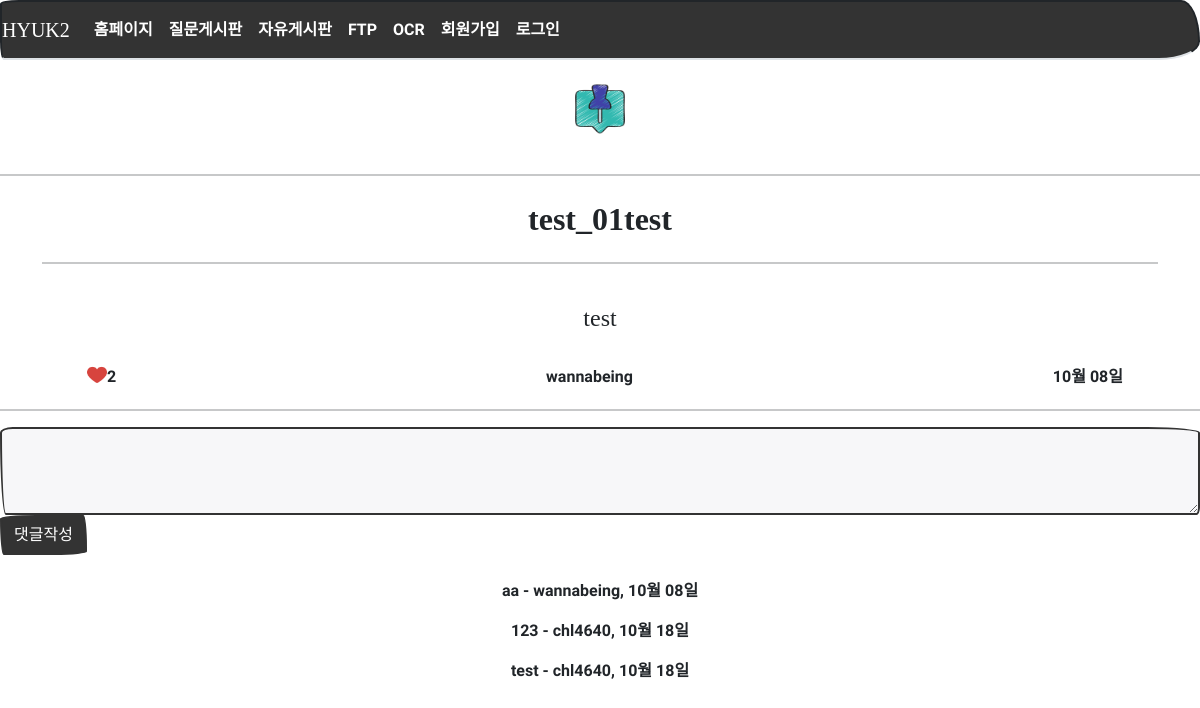
Before: /board/detail/3/ with the older database file.
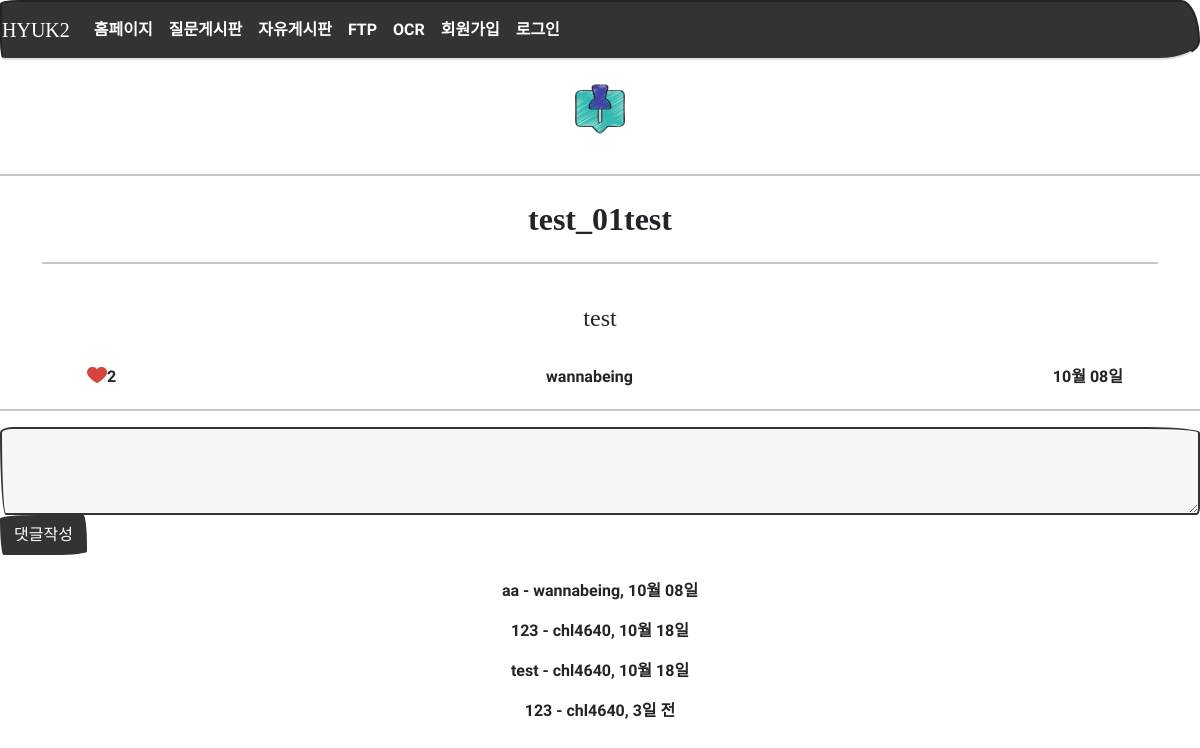
After: the same page with the newer database file.
### models.py (models this page shows)
class Board(db.Model):
    id = db.Column(db.Integer, primary_key=True)
    subject = db.Column(db.String(200), nullable=False)
    content = db.Column(db.Text(), nullable=False)
    create_date = db.Column(db.DateTime(), nullable=False)
    user_id = db.Column(db.Integer, db.ForeignKey('user.id', ondelete='CASCADE'), nullable=False)
    user = db.relationship('User', backref=db.backref('board_set'))  # 나중에 자신이 작성한 글을 user.board_set 으로 참조할 수 있다.
    modify_date = db.Column(db.DateTime(), nullable=True)
    hits = db.Column(db.Integer, nullable=False, default='0')
    voter = db.relationship('User', secondary=board_voter, backref=db.backref('board_voter_set'))

class User(db.Model):
    id = db.Column(db.Integer, primary_key=True)    # id는 자동으로 증가하는 User 모델의 기본키
    username = db.Column(db.String(150), unique=True, nullable=False)  # 아이디
    password = db.Column(db.String(200), nullable=False)
    name = db.Column(db.String(150), nullable=False)  # 실명
    email = db.Column(db.String(120), unique=True, nullable=False)
    fir_joo = db.Column(db.String(6), nullable=False)  # 주민번호 앞자리
    sec_joo = db.Column(db.String(7), nullable=False)  # 주민번호 뒷자리
    tel = db.Column(db.String(50), nullable=False)  # 휴대폰 번호

class Comment(db.Model):
    id = db.Column(db.Integer, primary_key=True)
    user_id = db.Column(db.Integer, db.ForeignKey('user.id', ondelete='CASCADE'), nullable=False)
    user = db.relationship('User', backref=db.backref('comment_set'))
    content = db.Column(db.Text(), nullable=False)
    create_date = db.Column(db.DateTime(), nullable=False)
    modify_date = db.Column(db.DateTime())
    board_id = db.Column(db.Integer, db.ForeignKey('board.id', ondelete='CASCADE'), nullable=True)
    board = db.relationship('Board', backref=db.backref('comment_set'))
    answer_id = db.Column(db.Integer, db.ForeignKey('answer.id', ondelete='CASCADE'), nullable=True)
    answer = db.relationship('Answer', backref=db.backref('comment_set'))
    voter = db.relationship('User', secondary=comment_voter, backref=db.backref('comment_voter_set'))

### views/board_views.py (the view)
@bp.route('/detail/<int:board_id>/')
def detail(board_id):
    form = BoardForm()
    board = Board.query.get_or_404(board_id)
    board.hits += 1
    db.session.add(board)
    db.session.commit()
    return render_template('board/board_detail.html', board=board, form=form)

### forms.py
class BoardForm(FlaskForm):
    subject = StringField('제목', validators=[DataRequired('제목을 입력하세용')])
    content = TextAreaField('내용', validators=[DataRequired('내용을 입력하세용')])

### filter.py (called while the page is built)
def format_datetime(value, fmt='%m월 %d일'):
    now = datetime.now()
    time = now - value
    if time < timedelta(minutes=1):
        return '방금 전'
    elif time < timedelta(hours=1):
        return str(int(time.seconds / 60)) + '분 전'
    elif time < timedelta(days=1):
        return str(int(time.seconds / 3600)) + '시간 전'
    elif time < timedelta(days=7):
        time = datetime.now().date() - value.date()
        return str(time.days) + '일 전'
    else:
        return value.strftime(fmt)

### views/login_views.py (called while the page is built)
@bp.before_app_request
def logged_in_user():
    user_id = session.get('user_id')
    if user_id is None:
        g.user = None
    else:
        g.user = User.query.get(user_id)

### templates/board/board_detail.html (shortened to what this page needs)
{% extends 'base.html' %}
{% block content %}
        <div>
  	        <center>
  	            <br>
  	            <img src="{{ url_for('static',filename='images/board.png') }}"
                     width="50" style="margin-left: auto; margin-right: auto; display: block;" />
  	            <br>
  	        <hr width="100%" color="black" />
  	    </div>
<div class="container my-3 text-center">
    <h2 class="py-2" style="font-weight:bolder">{{ board.subject }}</h2>
    <hr width="100%" color="black" /><br>
        <h4>{{ board.content }}</h4> <br>
        <div class="d-flex justify-content-between detail_q_title">
            <div class="d-flex" style="margin: 0px 10px">
                    {% if board.voter|length > 0 %}
                    <a href="#" class="recommend" data-uri="{{ url_for('vote.board', board_id=board.id) }}">
                        <img src="{{ url_for('static',filename='images/after_like.png') }}"
                        width="20" style="margin-left: auto; margin-right: auto; display: block;" />
                    </a>
                    {% else %}
                    <a href="#" class="recommend" data-uri="{{ url_for('vote.board', board_id=board.id) }}">
                        <img src="{{ url_for('static',filename='images/before_like.png') }}"
                        width="20" style="margin-left: auto; margin-right: auto; display: block;" />
                    </a>
                    {% endif %}
                    <div class="bg-light text-center font-weight-bolder mb-1">{{ board.voter|length }}</div>
            </div>
            <div class="d-flex">
            {{ board.user.username }}
            </div>
            <div class="d-flex">
            {% if board.modify_date %}
                <p>{{ board.modify_date|datetime }}(수정)</p>
            {% else %}
                {{ board.create_date|datetime }}
            {% endif %}
            </div>
        </div>
</div>
<hr width="100%" color="black" />
<form action="{{ url_for('comment.create_board', board_id=board.id) }}" method="post" class="my-3">
        <div class="form-group">
            <textarea {% if not g.user %}disabled{% endif %}
                    name="content" id="content" class="form-control" rows="3"></textarea>
        </div>
        <input type="submit" value="댓글작성" class="btn btn-primary center">
    </form>
{% if board.comment_set|length > 0 %}
<div class="my-3 text-center">
    {% for comment in board.comment_set %}
    <div class="py-2">
        <span style="white-space: pre-line;">{{ comment.content }}</span>
        <span>
            - {{ comment.user.username }}, {{ comment.create_date|datetime }}
        </span>
    </div>
    {% endfor %}
</div>
{% endif %}
<br><br>
{% endblock %}

### templates/base.html (shortened to what this page needs)
<!doctype html>
<html lang="utf-8">
<head>
    <link rel="stylesheet" href="{{ url_for('static', filename='bootstrap.min.css') }}">
    <link rel="stylesheet" href="{{ url_for('static', filename='css/style.css') }}">
    <link rel="stylesheet" type="text/css" href="https://cdn.jsdelivr.net/gh/moonspam/NanumSquare@1.0/nanumsquare.css">
</head>
<body>
    {% include 'nav.html' %}
    {% block content %}
    {% endblock %}
</body>
</html>

### templates/nav.html (shortened to what this page needs)
<nav class="navbar navbar-expand-lg navbar-dark bg-primary border-bottom">
    <a class="navbar-brand" href="{{ url_for('main.home_page') }}">HYUK2</a>
    <div class="collapse navbar-collapse flex-grow-0 text-center" id="navbarNav">
        <ul class="navbar-nav">
            <li class="nav-item ">
                <a class="nav-link" href="{{url_for('main.home_page')}}">홈페이지</a>
            </li>
            <li class="nav-item ">
                <a class="nav-link" href="{{url_for('question._list')}}">질문게시판</a>
            </li>
            <li class="nav-item ">
                <a class="nav-link" href="{{url_for('board._list')}}">자유게시판</a>
            </li>
            <li class="nav-item ">
                <a class="nav-link" href="{{url_for('files.main_page')}}">FTP</a>
            </li>
            <li class="nav-item ">
                <a class="nav-link" href="{{url_for('ocr.main_page')}}">OCR</a>
            </li>
            {% if g.user %}
            <li class="nav-item ">
                <a class="nav-link" href="{{ url_for('login.logout') }}">{{ g.user.username }} (로그아웃)</a>
            </li>
            {% else %}
            <li class="nav-item justify-content-end">
                <a class="nav-link" href="{{url_for('login.signup')}}">회원가입</a>
            </li>
            <li class="nav-item justify-content-end">
                <a class="nav-link" href="{{url_for('login.login')}}">로그인</a>
            {% endif %}
        </ul>
    </div>
</nav>

### static/css/style.css (style rules this page uses)
.detail_q_title { padding: 0px 35px; }

Changed rows visible on the page:
added Comment: content "123", user.username "chl4640", create_date "3일 전"
